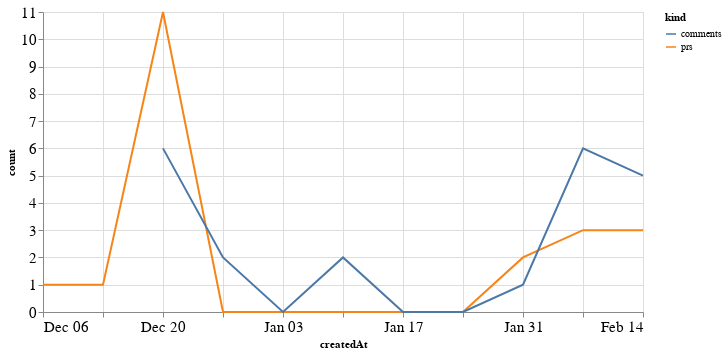

Write notebook code for a chart like this one.
### Code cell
alt.Chart(total_time, width=600).mark_line().encode(
    x='createdAt',
    y='count',
    color='kind'
)

### Figure 1 — Vega-Lite specification as saved in the notebook (floating-point values rounded to 4 significant figures)
{"config": {"axisLeft": {"labelFontSize": 15}, "axisBottom": {"labelFontSize": 15}}, "data": {"name": "data-2a4841ae988f3b8c848b2c898afd7f82"}, "mark": "line", "encoding": {"color": {"type": "nominal", "field": "kind"}, "x": {"type": "temporal", "field": "createdAt"}, "y": {"type": "quantitative", "field": "count"}}, "width": 600, "$schema": "https://vega.github.io/schema/vega-lite/v4.8.1.json", "datasets": {"data-2a4841ae988f3b8c848b2c898afd7f82": [{"createdAt": "2020-12-06T00:00:00", "kind": "prs", "count": 1.0}, {"createdAt": "2020-12-13T00:00:00", "kind": "prs", "count": 1.0}, {"createdAt": "2020-12-20T00:00:00", "kind": "prs", "count": 11.0}, {"createdAt": "2020-12-27T00:00:00", "kind": "prs", "count": 0.0}, {"createdAt": "2021-01-03T00:00:00", "kind": "prs", "count": 0.0}, {"createdAt": "2021-01-10T00:00:00", "kind": "prs", "count": 0.0}, {"createdAt": "2021-01-17T00:00:00", "kind": "prs", "count": 0.0}, {"createdAt": "2021-01-24T00:00:00", "kind": "prs", "count": 0.0}, {"createdAt": "2021-01-31T00:00:00", "kind": "prs", "count": 2.0}, {"createdAt": "2021-02-07T00:00:00", "kind": "prs", "count": 3.0}, {"createdAt": "2021-02-14T00:00:00", "kind": "prs", "count": 3.0}, {"createdAt": "2020-12-06T00:00:00", "kind": "comments", "count": null}, {"createdAt": "2020-12-13T00:00:00", "kind": "comments", "count": null}, {"createdAt": "2020-12-20T00:00:00", "kind": "comments", "count": 6.0}, {"createdAt": "2020-12-27T00:00:00", "kind": "comments", "count": 2.0}, {"createdAt": "2021-01-03T00:00:00", "kind": "comments", "count": 0.0}, {"createdAt": "2021-01-10T00:00:00", "kind": "comments", "count": 2.0}, {"createdAt": "2021-01-17T00:00:00", "kind": "comments", "count": 0.0}, {"createdAt": "2021-01-24T00:00:00", "kind": "comments", "count": 0.0}, {"createdAt": "2021-01-31T00:00:00", "kind": "comments", "count": 1.0}, {"createdAt": "2021-02-07T00:00:00", "kind": "comments", "count": 6.0}, {"createdAt": "2021-02-14T00:00:00", "kind": "comments", "count": 5.0}]}}
